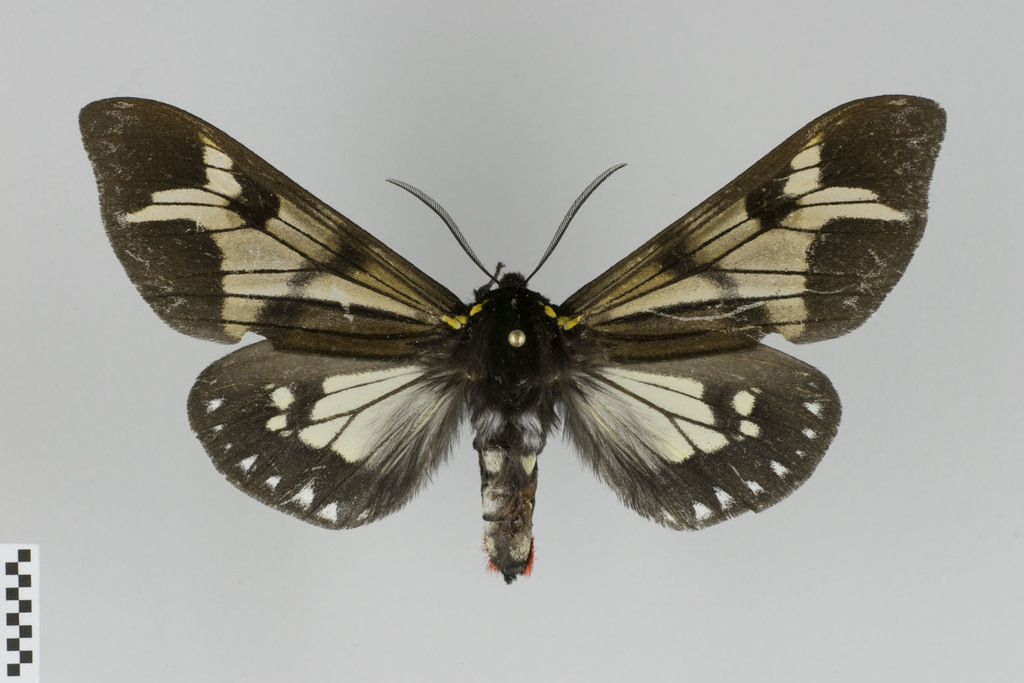
#> input picture test.jpg, 1024 x 683 px
$ python -i segtools.py   (imports and definitions only)   (Python 2 division)
#> lines starting #> are read from the running program, lines starting #| are printed output that depends on the picture; after the words box and inside, x2 and y2 are one past the last pixel; in counts of white or black regions, pixels touching at a corner belong together; long printed decimals are rounded
""" Simple algorithms for segmenting butterflies """
import numpy as np
from skimage.filters import threshold_otsu
from skimage.measure import find_contours
from skimage.color import rgb2hsv, rgb2gray
import skimage
from skimage import feature
from scipy.spatial.distance import pdist, squareform

mixture_disabled = False
try:
    from sklearn.mixture import GMM
except ImportError:
    mixture_disabled = True

grabcut_disabled = False
try:
    from cv2 import grabCut
    import cv2
except ImportError:
    grabcut_disabled = True

# Use Green's theorem to compute the area
# enclosed by the given contour.
def contour_area(vs):
    a = 0
    x0,y0 = vs[0]
    for [x1,y1] in vs[1:]:
        dx = x1-x0
        dy = y1-y0
        a += 0.5*(y0*dx - x0*dy)
        x0 = x1
        y0 = y1
    return a

def seg_butterfly(image, method = "otsu", alpha = 1.0, gmmborder = 0.1, use_otsu = True):
    """ segment a given image and return statistics of the largest object """
#> called with method = 'otsu', alpha = 1, gmmborder = 0.1, use_otsu = True
    image_hsv = rgb2hsv(image)
#> image_hsv: shape (683, 1024, 3) float64; mean of channels 0, 1, 2 0.242, 0.113, 0.63
    saturation = image_hsv[ :, :, 1 ]
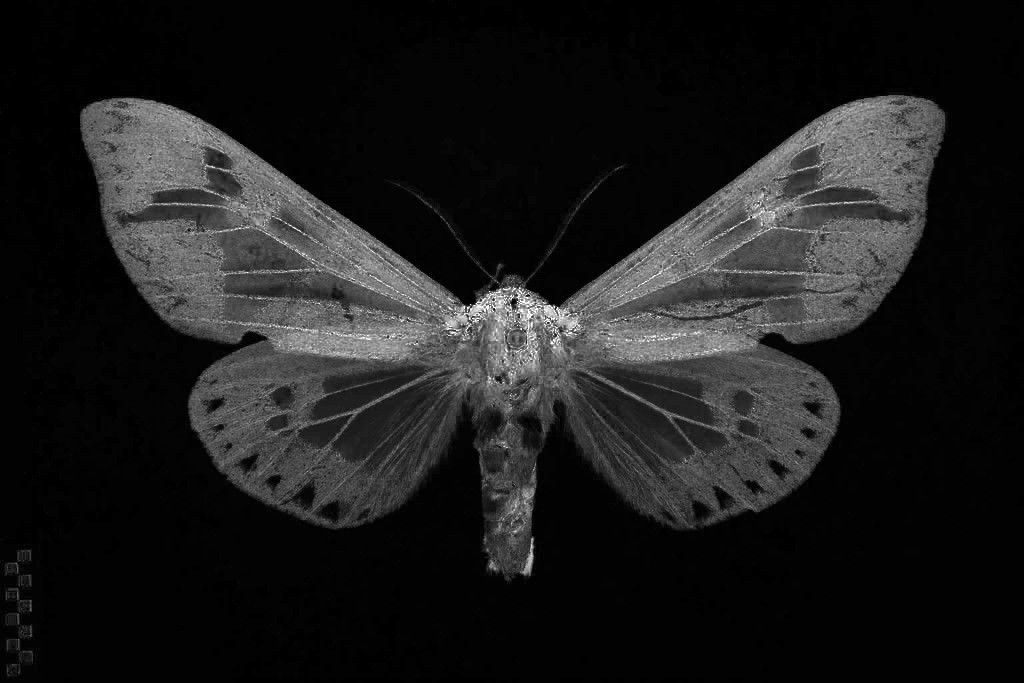
#> saturation: shape (683, 1024) float64; min 0, max 1, mean 0.113


    if method == "otsu":
        t = alpha * threshold_otsu(saturation)
#> t = 0.201
        print "Threshold: {}".format(t)
#| Threshold: 0.2012

        contours = find_contours(saturation, t)
#> contours = 1368 point arrays, longest 7839 points
        binaryimage = saturation>t
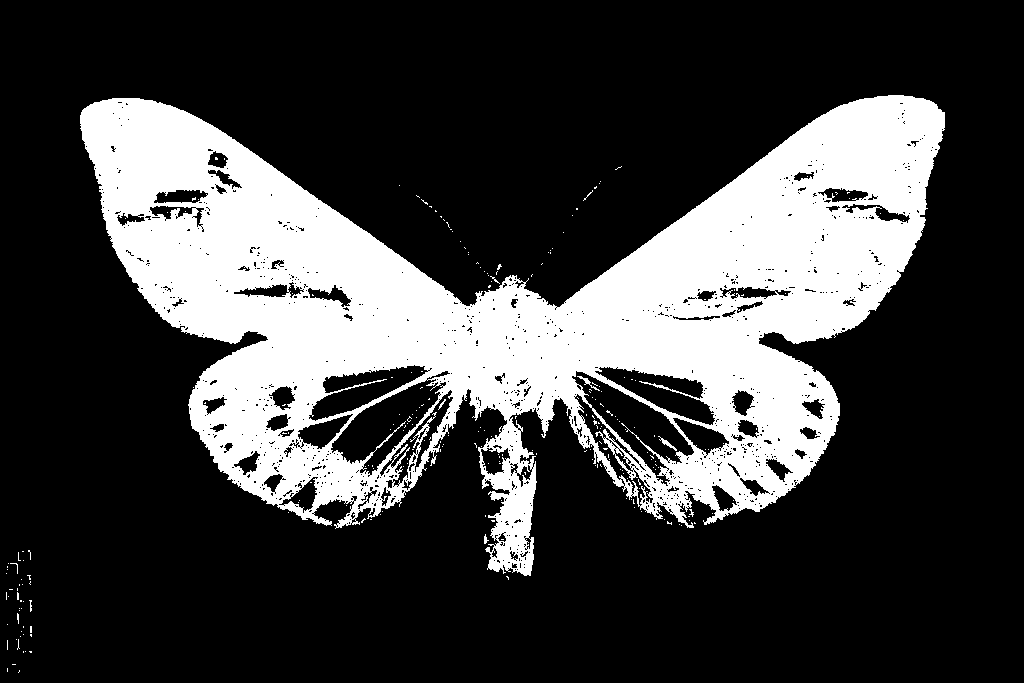
#> binaryimage: shape (683, 1024) bool; 25.1% white; 242 white regions (236 under 20 px), largest, box (x1, y1, x2, y2) and area: (80, 95, 945, 576) 174623, (658, 436, 677, 451) 64, (577, 376, 600, 391) 63, (484, 534, 489, 544) 26, (438, 399, 446, 410) 23, (29, 600, 32, 612) 20

    elif not mixture_disabled and method=="gmm":
        g = GMM(3)
        bx = int(gmmborder*image.shape[1])-1
        by = int(gmmborder*image.shape[0])-1
        X = np.concatenate ( [ np.reshape( image_hsv[:, :bx, :], [-1,3]),
            np.reshape( image_hsv[:, -bx:, :], [-1,3]),
            np.reshape( image_hsv[:by, :, :], [-1,3]),
            np.reshape( image_hsv[-by:, :, :], [-1,3]) ] )
        print "GMM learning ..."
        g.fit(X)
        Xt = np.array(np.reshape(image_hsv, [-1,3]), dtype=float)
        s = np.reshape(g.score(Xt), image_hsv.shape[:2])
        if use_otsu:
            t = alpha * threshold_otsu(s)
        else:
            t = alpha

        print "Threshold: {}".format(t)
        contours = find_contours(s, t)
        binaryimage = s>t
    elif not grabcut_disabled and method=="grabcut":
        grabcut_mask = np.zeros(image.shape[:2],np.uint8)
        grabcut_rect = (int(image.shape[1]*0.05), int(image.shape[0]*0.1),
                        int(image.shape[1]*0.9), int(image.shape[0]*0.8))
        bgd_model = np.zeros((1,65),np.float64)
        fgd_model = np.zeros((1,65),np.float64)
        grabCut(image.astype(np.uint8), grabcut_mask, grabcut_rect,
                bgd_model, fgd_model,
                10, cv2.GC_INIT_WITH_RECT )
        grabcut_mask[grabcut_mask==2] = 0
        grabcut_mask[grabcut_mask==3] = 1
        binaryimage = grabcut_mask
        contours = find_contours(binaryimage, 0.5)
    else:
        raise Exception("Method {} not supported!".format(method))

    # The intensity channel
    value_channel = image_hsv[ binaryimage, 2 ]
    # The saturation channel
    saturation = image_hsv[ binaryimage, 1 ]
    # The hue channel
    hue = image_hsv[ binaryimage, 0 ]


    stats = {}

    stats['median-intensity'] = np.median(value_channel)
    stats['mean-intensity'] = np.mean(value_channel)
    stats['stddev-intensity'] = np.std(value_channel)
    stats['median-saturation'] = np.median(saturation)
    stats['mean-saturation'] = np.mean(saturation)
    stats['stddev-saturation'] = np.std(saturation)
    stats['median-hue'] = np.median(hue)
    stats['mean-hue'] = np.mean(hue)
    stats['stddev-hue'] = np.std(hue)
    stats['seg-absolute-size'] = len(value_channel)
    stats['seg-relative-size'] = len(value_channel) / float( image_hsv.shape[0] * image_hsv.shape[1] )

    maxc = 0
    for n, contour in enumerate(contours):
        if len(contours[n])>len(contours[maxc]):
            maxc = n
#> after the loop, maxc = 0

    stats['c-length'] = len(contours[maxc])
    stats['c-area'] = contour_area(contours[maxc])
#> in contour_area, `x0,y0 = vs[0]`: x0 = 575.3; y0 = 530
#> the loop in contour_area, `for [x1,y1] in vs[1:]:` made 7838 passes
#> (x1, y1, dx, dy, a, x0, y0) on passes 1 to 3: (575.6, 529, 0.323, -1, 373.4, 575.6, 529), (575, 528.1, -0.624, -0.899, 467.1, 575, 528.1), (574.6, 528, -0.406, -0.101, 389.1, 574.6, 528)
#> after the loop in contour_area, `for [x1,y1] in vs[1:]:`: a = 199125.7

    # compute bounding box
    stats['c-xmin'] = np.amin( contours[maxc][:,1] )
    stats['c-xmax'] = np.amax( contours[maxc][:,1] )
    stats['c-ymin'] = np.amin( contours[maxc][:,0] )
    stats['c-ymax'] = np.amax( contours[maxc][:,0] )

    return stats, contours[maxc], binaryimage

# See the ipython notebook for details on the following code
# [66 lines left out: functions estimate_corners, optimize_quant_error, estimate_calibration_length, not called in this run]

>>> import cv2
>>> picture = cv2.cvtColor(cv2.imread('test.jpg'), cv2.COLOR_BGR2RGB)
>>> result = seg_butterfly(picture)
